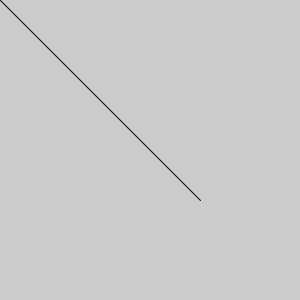
Frame 1 (no input)
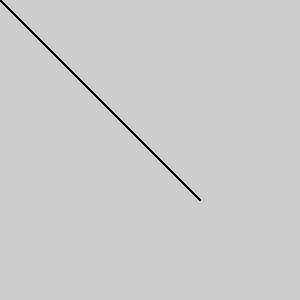
Frame 60 (the mouse pressed at the canvas centre just before this capture)
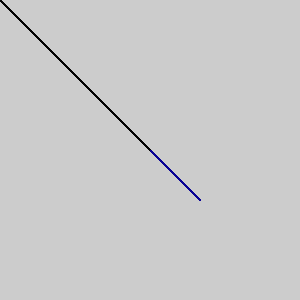
Frame 120 (the mouse held since frame 60 and released just before this capture)

The Processing sketch that drew these frames (run headless with seeded random() and noise(); from frame 60 on, the mouse is pressed at the canvas centre):

// Processing sketch: processing_187068
// ── processing_187068.pde

int red = 255;
int green = 0;
int blue = 255;
 
 void setup() {
size(300,300);
}
 
void draw() {
  stroke(mouseY-140, mouseX-222, mouseY-2);
line(200, 200, mouseX, mouseY);
}
